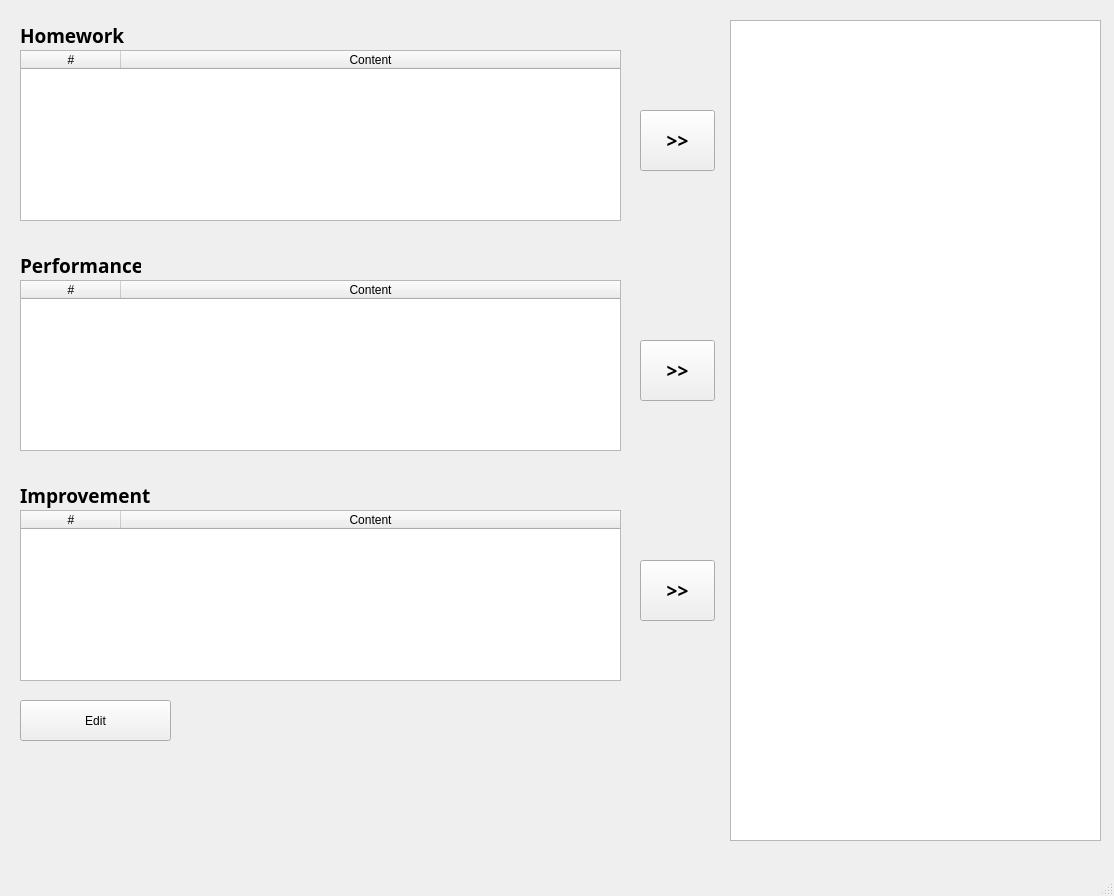
<?xml version="1.0" encoding="UTF-8"?>
<ui version="4.0">
 <class>FeedbackAssistant</class>
 <widget class="QMainWindow" name="FeedbackAssistant">
  <property name="geometry">
   <rect>
    <x>0</x>
    <y>0</y>
    <width>1114</width>
    <height>896</height>
   </rect>
  </property>
  <property name="windowTitle">
   <string>FeedbackAssistant</string>
  </property>
  <widget class="QWidget" name="centralwidget">
   <widget class="QTableWidget" name="table_hw">
    <property name="geometry">
     <rect>
      <x>20</x>
      <y>50</y>
      <width>601</width>
      <height>171</height>
     </rect>
    </property>
    <property name="columnCount">
     <number>2</number>
    </property>
    <attribute name="horizontalHeaderStretchLastSection">
     <bool>true</bool>
    </attribute>
    <column>
     <property name="text">
      <string>#</string>
     </property>
    </column>
    <column>
     <property name="text">
      <string>Content</string>
     </property>
    </column>
   </widget>
   <widget class="QTextBrowser" name="display">
    <property name="geometry">
     <rect>
      <x>730</x>
      <y>20</y>
      <width>371</width>
      <height>821</height>
     </rect>
    </property>
    <property name="readOnly">
     <bool>false</bool>
    </property>
   </widget>
   <widget class="QTableWidget" name="table_ip">
    <property name="geometry">
     <rect>
      <x>20</x>
      <y>510</y>
      <width>601</width>
      <height>171</height>
     </rect>
    </property>
    <property name="columnCount">
     <number>2</number>
    </property>
    <attribute name="horizontalHeaderStretchLastSection">
     <bool>true</bool>
    </attribute>
    <column>
     <property name="text">
      <string>#</string>
     </property>
    </column>
    <column>
     <property name="text">
      <string>Content</string>
     </property>
    </column>
   </widget>
   <widget class="QTableWidget" name="table_pf">
    <property name="geometry">
     <rect>
      <x>20</x>
      <y>280</y>
      <width>601</width>
      <height>171</height>
     </rect>
    </property>
    <property name="columnCount">
     <number>2</number>
    </property>
    <attribute name="horizontalHeaderStretchLastSection">
     <bool>true</bool>
    </attribute>
    <column>
     <property name="text">
      <string>#</string>
     </property>
    </column>
    <column>
     <property name="text">
      <string>Content</string>
     </property>
    </column>
   </widget>
   <widget class="QLabel" name="label_homework">
    <property name="geometry">
     <rect>
      <x>20</x>
      <y>20</y>
      <width>111</width>
      <height>31</height>
     </rect>
    </property>
    <property name="font">
     <font>
      <family>Aharoni</family>
      <pointsize>14</pointsize>
      <weight>75</weight>
      <bold>true</bold>
     </font>
    </property>
    <property name="text">
     <string>Homework</string>
    </property>
   </widget>
   <widget class="QLabel" name="label_performance">
    <property name="geometry">
     <rect>
      <x>20</x>
      <y>250</y>
      <width>121</width>
      <height>31</height>
     </rect>
    </property>
    <property name="font">
     <font>
      <family>Aharoni</family>
      <pointsize>14</pointsize>
      <weight>75</weight>
      <bold>true</bold>
     </font>
    </property>
    <property name="text">
     <string>Performance</string>
    </property>
   </widget>
   <widget class="QLabel" name="label_improvement">
    <property name="geometry">
     <rect>
      <x>20</x>
      <y>480</y>
      <width>131</width>
      <height>31</height>
     </rect>
    </property>
    <property name="font">
     <font>
      <family>Aharoni</family>
      <pointsize>14</pointsize>
      <weight>75</weight>
      <bold>true</bold>
     </font>
    </property>
    <property name="text">
     <string>Improvement</string>
    </property>
   </widget>
   <widget class="QPushButton" name="button_hw">
    <property name="geometry">
     <rect>
      <x>640</x>
      <y>110</y>
      <width>75</width>
      <height>61</height>
     </rect>
    </property>
    <property name="font">
     <font>
      <family>Aharoni</family>
      <pointsize>14</pointsize>
      <weight>75</weight>
      <bold>true</bold>
     </font>
    </property>
    <property name="text">
     <string>&gt;&gt;</string>
    </property>
   </widget>
   <widget class="QPushButton" name="button_ip">
    <property name="geometry">
     <rect>
      <x>640</x>
      <y>560</y>
      <width>75</width>
      <height>61</height>
     </rect>
    </property>
    <property name="font">
     <font>
      <family>Aharoni</family>
      <pointsize>14</pointsize>
      <weight>75</weight>
      <bold>true</bold>
     </font>
    </property>
    <property name="text">
     <string>&gt;&gt;</string>
    </property>
   </widget>
   <widget class="QPushButton" name="button_pf">
    <property name="geometry">
     <rect>
      <x>640</x>
      <y>340</y>
      <width>75</width>
      <height>61</height>
     </rect>
    </property>
    <property name="font">
     <font>
      <family>Aharoni</family>
      <pointsize>14</pointsize>
      <weight>75</weight>
      <bold>true</bold>
     </font>
    </property>
    <property name="text">
     <string>&gt;&gt;</string>
    </property>
   </widget>
   <widget class="QPushButton" name="button_edit">
    <property name="geometry">
     <rect>
      <x>20</x>
      <y>700</y>
      <width>151</width>
      <height>41</height>
     </rect>
    </property>
    <property name="text">
     <string>Edit</string>
    </property>
   </widget>
  </widget>
  <widget class="QStatusBar" name="statusbar">
   <property name="accessibleName">
    <string/>
   </property>
  </widget>
 </widget>
 <resources/>
 <connections/>
</ui>
